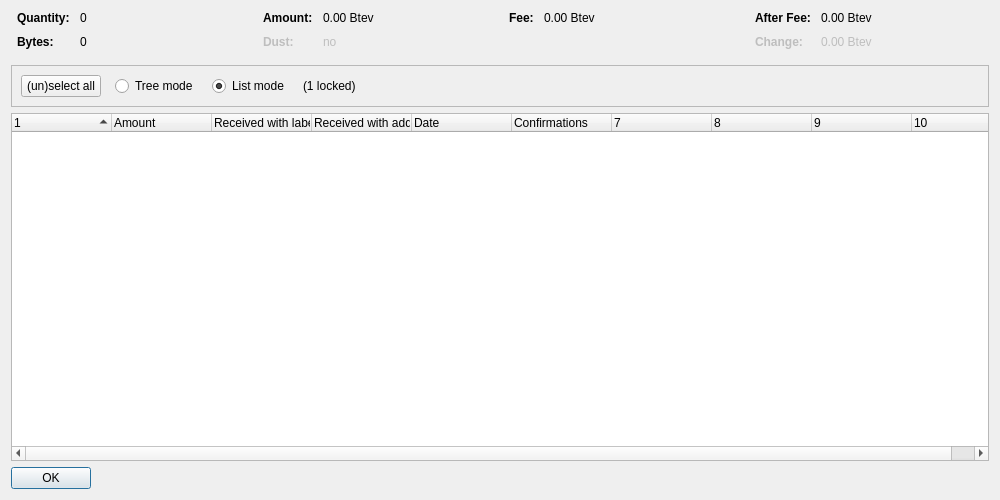
<?xml version="1.0" encoding="UTF-8"?>
<ui version="4.0">
 <class>CoinControlDialog</class>
 <widget class="QDialog" name="CoinControlDialog">
  <property name="geometry">
   <rect>
    <x>0</x>
    <y>0</y>
    <width>1000</width>
    <height>500</height>
   </rect>
  </property>
  <property name="windowTitle">
   <string>Coin Selection</string>
  </property>
  <layout class="QVBoxLayout" name="verticalLayout">
   <item>
    <layout class="QHBoxLayout" name="horizontalLayoutTop" stretch="0,0,0,0">
     <property name="topMargin">
      <number>0</number>
     </property>
     <property name="bottomMargin">
      <number>10</number>
     </property>
     <item>
      <layout class="QFormLayout" name="formLayoutCoinControl1">
       <property name="horizontalSpacing">
        <number>10</number>
       </property>
       <property name="verticalSpacing">
        <number>10</number>
       </property>
       <property name="leftMargin">
        <number>6</number>
       </property>
       <property name="rightMargin">
        <number>6</number>
       </property>
       <item row="0" column="0">
        <widget class="QLabel" name="labelCoinControlQuantityText">
         <property name="font">
          <font>
           <weight>75</weight>
           <bold>true</bold>
          </font>
         </property>
         <property name="text">
          <string>Quantity:</string>
         </property>
        </widget>
       </item>
       <item row="0" column="1">
        <widget class="QLabel" name="labelCoinControlQuantity">
         <property name="cursor">
          <cursorShape>IBeamCursor</cursorShape>
         </property>
         <property name="contextMenuPolicy">
          <enum>Qt::ActionsContextMenu</enum>
         </property>
         <property name="text">
          <string notr="true">0</string>
         </property>
         <property name="textInteractionFlags">
          <set>Qt::LinksAccessibleByMouse|Qt::TextSelectableByKeyboard|Qt::TextSelectableByMouse</set>
         </property>
        </widget>
       </item>
       <item row="1" column="0">
        <widget class="QLabel" name="labelCoinControlBytesText">
         <property name="font">
          <font>
           <weight>75</weight>
           <bold>true</bold>
          </font>
         </property>
         <property name="text">
          <string>Bytes:</string>
         </property>
        </widget>
       </item>
       <item row="1" column="1">
        <widget class="QLabel" name="labelCoinControlBytes">
         <property name="cursor">
          <cursorShape>IBeamCursor</cursorShape>
         </property>
         <property name="contextMenuPolicy">
          <enum>Qt::ActionsContextMenu</enum>
         </property>
         <property name="text">
          <string notr="true">0</string>
         </property>
         <property name="textInteractionFlags">
          <set>Qt::LinksAccessibleByMouse|Qt::TextSelectableByKeyboard|Qt::TextSelectableByMouse</set>
         </property>
        </widget>
       </item>
      </layout>
     </item>
     <item>
      <layout class="QFormLayout" name="formLayoutCoinControl2">
       <property name="horizontalSpacing">
        <number>10</number>
       </property>
       <property name="verticalSpacing">
        <number>10</number>
       </property>
       <property name="leftMargin">
        <number>6</number>
       </property>
       <property name="rightMargin">
        <number>6</number>
       </property>
       <item row="0" column="0">
        <widget class="QLabel" name="labelCoinControlAmountText">
         <property name="font">
          <font>
           <weight>75</weight>
           <bold>true</bold>
          </font>
         </property>
         <property name="text">
          <string>Amount:</string>
         </property>
        </widget>
       </item>
       <item row="0" column="1">
        <widget class="QLabel" name="labelCoinControlAmount">
         <property name="cursor">
          <cursorShape>IBeamCursor</cursorShape>
         </property>
         <property name="contextMenuPolicy">
          <enum>Qt::ActionsContextMenu</enum>
         </property>
         <property name="text">
          <string notr="true">0.00 Btev</string>
         </property>
         <property name="textInteractionFlags">
          <set>Qt::LinksAccessibleByMouse|Qt::TextSelectableByKeyboard|Qt::TextSelectableByMouse</set>
         </property>
        </widget>
       </item>
       <item row="1" column="0">
        <widget class="QLabel" name="labelCoinControlLowOutputText">
         <property name="enabled">
          <bool>false</bool>
         </property>
         <property name="font">
          <font>
           <weight>75</weight>
           <bold>true</bold>
          </font>
         </property>
         <property name="text">
          <string>Dust:</string>
         </property>
        </widget>
       </item>
       <item row="1" column="1">
        <widget class="QLabel" name="labelCoinControlLowOutput">
         <property name="enabled">
          <bool>false</bool>
         </property>
         <property name="cursor">
          <cursorShape>IBeamCursor</cursorShape>
         </property>
         <property name="contextMenuPolicy">
          <enum>Qt::ActionsContextMenu</enum>
         </property>
         <property name="text">
          <string notr="true">no</string>
         </property>
         <property name="textInteractionFlags">
          <set>Qt::LinksAccessibleByMouse|Qt::TextSelectableByKeyboard|Qt::TextSelectableByMouse</set>
         </property>
        </widget>
       </item>
      </layout>
     </item>
     <item>
      <layout class="QFormLayout" name="formLayoutCoinControl3">
       <property name="horizontalSpacing">
        <number>10</number>
       </property>
       <property name="verticalSpacing">
        <number>10</number>
       </property>
       <property name="leftMargin">
        <number>6</number>
       </property>
       <property name="rightMargin">
        <number>6</number>
       </property>
       <item row="0" column="0">
        <widget class="QLabel" name="labelCoinControlFeeText">
         <property name="font">
          <font>
           <weight>75</weight>
           <bold>true</bold>
          </font>
         </property>
         <property name="text">
          <string>Fee:</string>
         </property>
        </widget>
       </item>
       <item row="0" column="1">
        <widget class="QLabel" name="labelCoinControlFee">
         <property name="cursor">
          <cursorShape>IBeamCursor</cursorShape>
         </property>
         <property name="contextMenuPolicy">
          <enum>Qt::ActionsContextMenu</enum>
         </property>
         <property name="text">
          <string notr="true">0.00 Btev</string>
         </property>
         <property name="textInteractionFlags">
          <set>Qt::LinksAccessibleByMouse|Qt::TextSelectableByKeyboard|Qt::TextSelectableByMouse</set>
         </property>
        </widget>
       </item>
      </layout>
     </item>
     <item>
      <layout class="QFormLayout" name="formLayoutCoinControl4">
       <property name="horizontalSpacing">
        <number>10</number>
       </property>
       <property name="verticalSpacing">
        <number>10</number>
       </property>
       <property name="leftMargin">
        <number>6</number>
       </property>
       <property name="rightMargin">
        <number>6</number>
       </property>
       <item row="0" column="0">
        <widget class="QLabel" name="labelCoinControlAfterFeeText">
         <property name="font">
          <font>
           <weight>75</weight>
           <bold>true</bold>
          </font>
         </property>
         <property name="text">
          <string>After Fee:</string>
         </property>
        </widget>
       </item>
       <item row="0" column="1">
        <widget class="QLabel" name="labelCoinControlAfterFee">
         <property name="cursor">
          <cursorShape>IBeamCursor</cursorShape>
         </property>
         <property name="contextMenuPolicy">
          <enum>Qt::ActionsContextMenu</enum>
         </property>
         <property name="text">
          <string notr="true">0.00 Btev</string>
         </property>
         <property name="textInteractionFlags">
          <set>Qt::LinksAccessibleByMouse|Qt::TextSelectableByKeyboard|Qt::TextSelectableByMouse</set>
         </property>
        </widget>
       </item>
       <item row="1" column="0">
        <widget class="QLabel" name="labelCoinControlChangeText">
         <property name="enabled">
          <bool>false</bool>
         </property>
         <property name="font">
          <font>
           <weight>75</weight>
           <bold>true</bold>
          </font>
         </property>
         <property name="text">
          <string>Change:</string>
         </property>
        </widget>
       </item>
       <item row="1" column="1">
        <widget class="QLabel" name="labelCoinControlChange">
         <property name="enabled">
          <bool>false</bool>
         </property>
         <property name="cursor">
          <cursorShape>IBeamCursor</cursorShape>
         </property>
         <property name="contextMenuPolicy">
          <enum>Qt::ActionsContextMenu</enum>
         </property>
         <property name="text">
          <string notr="true">0.00 Btev</string>
         </property>
         <property name="textInteractionFlags">
          <set>Qt::LinksAccessibleByMouse|Qt::TextSelectableByKeyboard|Qt::TextSelectableByMouse</set>
         </property>
        </widget>
       </item>
      </layout>
     </item>
    </layout>
   </item>
   <item>
    <widget class="QFrame" name="frame">
     <property name="minimumSize">
      <size>
       <width>0</width>
       <height>40</height>
      </size>
     </property>
     <property name="frameShape">
      <enum>QFrame::StyledPanel</enum>
     </property>
     <property name="frameShadow">
      <enum>QFrame::Sunken</enum>
     </property>
     <layout class="QHBoxLayout" name="horizontalLayout">
      <item>
       <layout class="QHBoxLayout" name="horizontalLayoutPanel" stretch="0,0,0,0,0">
        <property name="spacing">
         <number>14</number>
        </property>
        <item>
         <widget class="QPushButton" name="pushButtonSelectAll">
          <property name="sizePolicy">
           <sizepolicy hsizetype="Maximum" vsizetype="Fixed">
            <horstretch>0</horstretch>
            <verstretch>0</verstretch>
           </sizepolicy>
          </property>
          <property name="text">
           <string>(un)select all</string>
          </property>
          <property name="autoDefault">
           <bool>false</bool>
          </property>
         </widget>
        </item>
        <item>
         <widget class="QRadioButton" name="radioTreeMode">
          <property name="sizePolicy">
           <sizepolicy hsizetype="Maximum" vsizetype="Fixed">
            <horstretch>0</horstretch>
            <verstretch>0</verstretch>
           </sizepolicy>
          </property>
          <property name="text">
           <string>Tree mode</string>
          </property>
         </widget>
        </item>
        <item>
         <widget class="QRadioButton" name="radioListMode">
          <property name="sizePolicy">
           <sizepolicy hsizetype="Maximum" vsizetype="Fixed">
            <horstretch>0</horstretch>
            <verstretch>0</verstretch>
           </sizepolicy>
          </property>
          <property name="text">
           <string>List mode</string>
          </property>
          <property name="checked">
           <bool>true</bool>
          </property>
         </widget>
        </item>
        <item>
         <widget class="QLabel" name="labelLocked">
          <property name="text">
           <string notr="true">(1 locked)</string>
          </property>
         </widget>
        </item>
        <item>
         <spacer name="horizontalSpacer">
          <property name="orientation">
           <enum>Qt::Horizontal</enum>
          </property>
          <property name="sizeHint" stdset="0">
           <size>
            <width>40</width>
            <height>20</height>
           </size>
          </property>
         </spacer>
        </item>
       </layout>
      </item>
     </layout>
    </widget>
   </item>
   <item>
    <widget class="CoinControlTreeWidget" name="treeWidget">
     <property name="contextMenuPolicy">
      <enum>Qt::CustomContextMenu</enum>
     </property>
     <property name="sortingEnabled">
      <bool>false</bool>
     </property>
     <property name="columnCount">
      <number>10</number>
     </property>
     <attribute name="headerShowSortIndicator" stdset="0">
      <bool>true</bool>
     </attribute>
     <attribute name="headerStretchLastSection">
      <bool>false</bool>
     </attribute>
     <column>
      <property name="text">
       <string/>
      </property>
     </column>
     <column>
      <property name="text">
       <string>Amount</string>
      </property>
     </column>
     <column>
      <property name="text">
       <string>Received with label</string>
      </property>
     </column>
     <column>
      <property name="text">
       <string>Received with address</string>
      </property>
     </column>
     <column>
      <property name="text">
       <string>Date</string>
      </property>
     </column>
     <column>
      <property name="text">
       <string>Confirmations</string>
      </property>
      <property name="toolTip">
       <string>Confirmed</string>
      </property>
     </column>
     <column>
      <property name="text">
       <string/>
      </property>
     </column>
     <column>
      <property name="text">
       <string/>
      </property>
     </column>
     <column>
      <property name="text">
       <string/>
      </property>
     </column>
     <column>
      <property name="text">
       <string/>
      </property>
     </column>
    </widget>
   </item>
   <item>
    <widget class="QDialogButtonBox" name="buttonBox">
     <property name="sizePolicy">
      <sizepolicy hsizetype="Maximum" vsizetype="Fixed">
       <horstretch>0</horstretch>
       <verstretch>0</verstretch>
      </sizepolicy>
     </property>
     <property name="orientation">
      <enum>Qt::Horizontal</enum>
     </property>
     <property name="standardButtons">
      <set>QDialogButtonBox::Ok</set>
     </property>
    </widget>
   </item>
  </layout>
 </widget>
 <customwidgets>
  <customwidget>
   <class>CoinControlTreeWidget</class>
   <extends>QTreeWidget</extends>
   <header>coincontroltreewidget.h</header>
  </customwidget>
 </customwidgets>
 <resources/>
 <connections/>
</ui>
